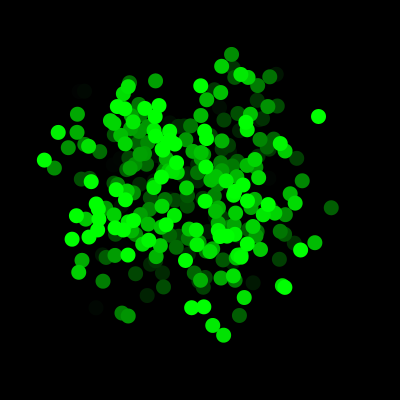
Frame 1 (no input)
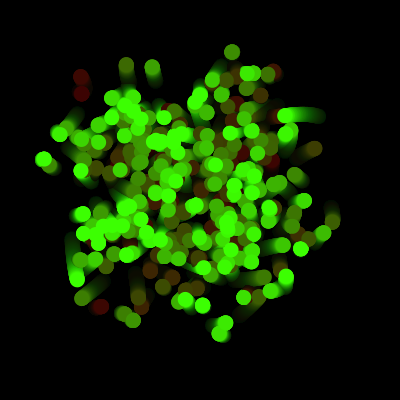
Frame 60 (the mouse pressed at the canvas centre just before this capture)
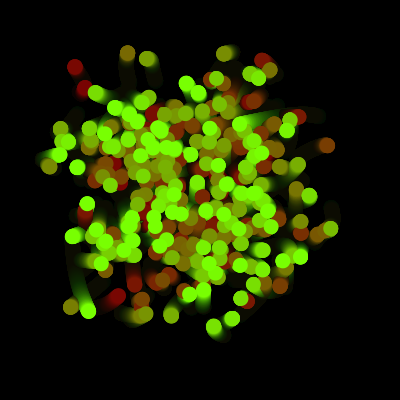
Frame 120 (the mouse held since frame 60 and released just before this capture)

The Processing sketch that drew these frames (run headless with seeded random() and noise(); from frame 60 on, the mouse is pressed at the canvas centre):

// Processing sketch: magicworms_desktop
// ── magicworms_desktop.pde
float x = 0;
  float y = 0;
void draw() {
  makeMagical();
  for(int circle = 0; circle < 300; circle++) {
    noStroke();
    fill(frameCount, circle, 2);
    x = getWormX(circle);
    y = getWormY(circle);
    ellipse(x, y, 15, 15);
  }
}
void setup() {
  size(400, 400);
  background(0, 0, 0);
}
float frequency = .001;
    float noiseInterval = PI;

    void makeMagical() {
        fill( 0, 0, 0, 10 );
        rect(0, 0, width, height);
        noStroke();
    }

    float getWormX(int i) {
        return map(noise(i*noiseInterval + frameCount * frequency), 0, 1, 0, width);
    }

    float getWormY(int i) {
        return map(noise(i*noiseInterval+1 + frameCount * frequency), 0, 1, 0, height);
    }
